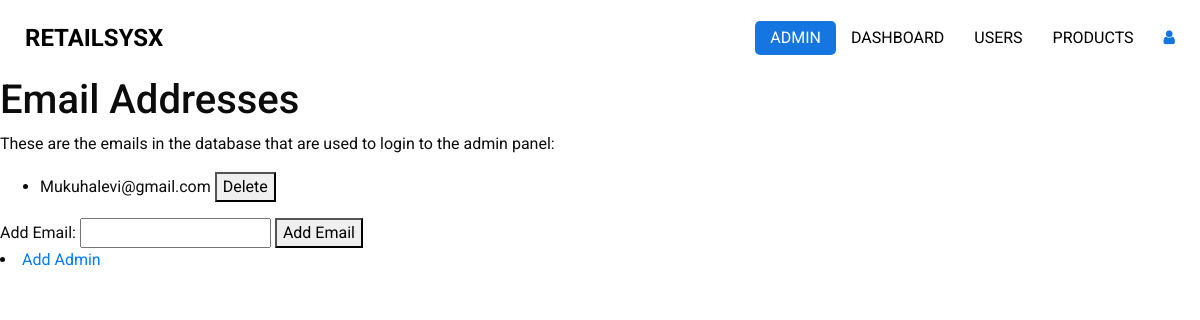
The page /view-emails on the database as committed earlier.
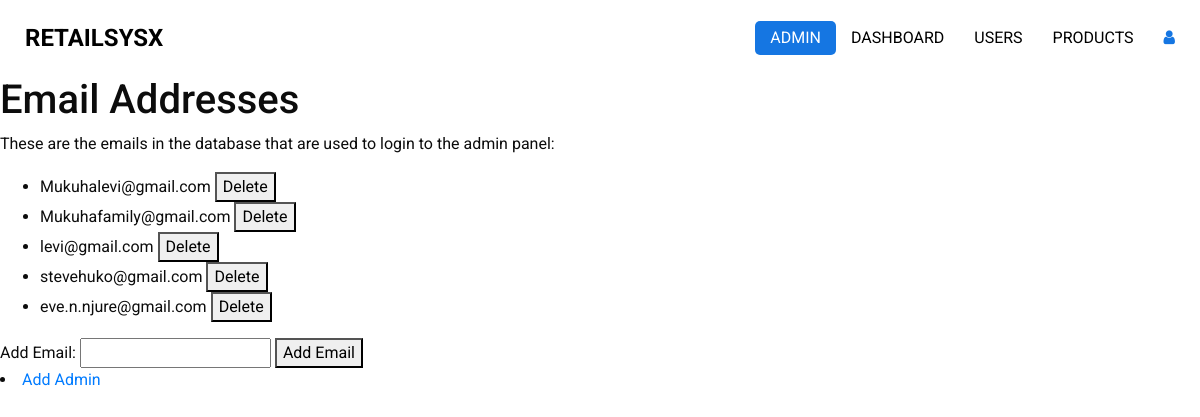
The same page on the database as committed later.
### app.py (models this page shows)
class Email(db.Model):
    id = db.Column(db.Integer, primary_key=True)
    email = db.Column(db.String(120), unique=True, nullable=False)

### app.py (the view)
@app.route('/view-emails')
def view_emails():
    emails = Email.query.all()
    return render_template('admin/templates/view_emails.html', emails=emails)

### templates/admin/templates/view_emails.html (shortened to what this page needs)
<!DOCTYPE html>
<html>
<head>
  <link rel="stylesheet" type="text/css" href="../static/css/bootstrap.css" />
  <link href="../static/css/font-awesome.min.css" rel="stylesheet" />
  <link href="../static/css/style.css" rel="stylesheet" />
  <link href="../static/css/responsive.css" rel="stylesheet" />
</head>
<body>
  <div class="hero_area">
    <header class="header_section">
      <div class="container-fluid">
        <nav class="navbar navbar-expand-lg custom_nav-container ">
          <a class="navbar-brand" href="href="{{ url_for('main') }}"">
            <span>
              RetailSysX
            </span>
          </a>
            <div class="collapse navbar-collapse" id="navbarSupportedContent">
            <ul class="navbar-nav  ">
              <li class="nav-item active">
                <a class="nav-link" href="">Admin </a>
              </li>
              <li class="nav-item">
                <a class="nav-link" href="{{ url_for('admin_page') }}">Dashboard</a>
              </li>
              <li class="nav-item">
                <a class="nav-link" href="{{ url_for('delete_user_page') }}">Users</a>
              </li>
              <li class="nav-item">
                <a class="nav-link" href="{{ url_for('manage_products') }}">Products</a>
              </li>
            </ul>
            <div class="user_optio_box">
              <a href="{{ url_for('index') }}" onclick="return confirmLogout()">
                <i class="fa fa-user" aria-hidden="true" title="Logout as user"></i>
              </a>
            </div>
          </div>
        </nav>
      </div>
    </header>
<body>
 <h1>Email Addresses</h1>
 <p>These are the emails in the database that are used to login to the admin panel:</p>
    <ul>
        {% for email in emails %}
            <li>{{ email.email }} <button onclick="deleteEmail({{ email.id }})">Delete</button></li>
        {% endfor %}
    </ul>
    <form id="addEmailForm">
        <label for="email">Add Email:</label>
        <input type="email" id="email" name="email" required>
        <button type="button" onclick="addEmail()">Add Email</button>
    </form>
<li><a href="{{ url_for('add_admin_page') }}">Add Admin</a></li>
</body>
</html>

Rows that differ between the two databases and show on the page:
added Email: email "Mukuhafamily@gmail.com"
added Email: email "levi@gmail.com"
added Email: email "stevehuko@gmail.com"
added Email: email "eve.n.njure@gmail.com"
